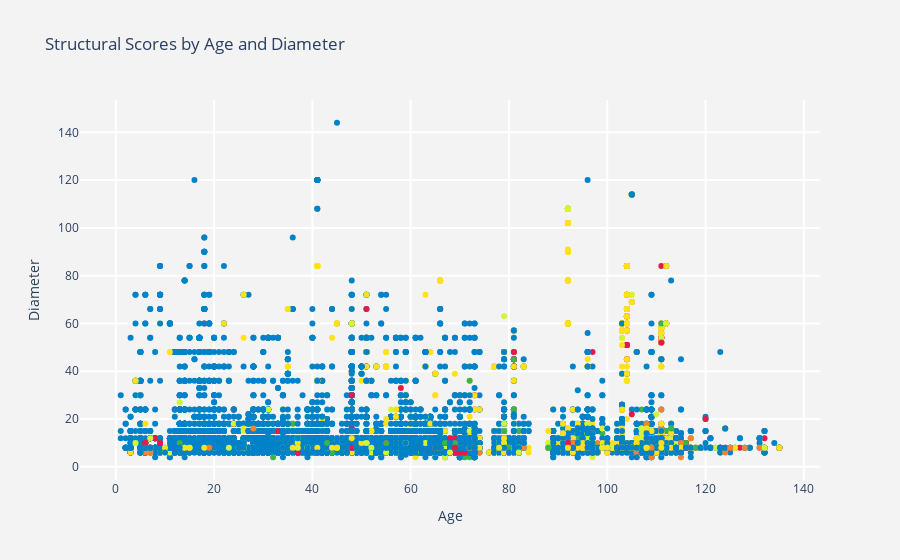

Write notebook code for a chart like this one.
### Code cell
fig = go.Figure()

#Structural Score distribution:
fig.add_trace(go.Scatter(
    x=vis_bubb2['AGE'], y=vis_bubb2['DIAMETER'],
    mode='markers',
    marker=dict(color=colorlist)
    ))

fig.update_layout(
    title='Structural Scores by Age and Diameter',
    xaxis=dict(
        title='Age',
        gridcolor='white',
        gridwidth=2,
    ),
    yaxis=dict(
        title='Diameter',
        gridcolor='white',
        gridwidth=2,
    ),
    paper_bgcolor='rgb(243, 243, 243)',
    plot_bgcolor='rgb(243, 243, 243)',
)

fig.show()

### Figure 1 — Plotly figure (JSON) as saved in the notebook; plotly's stock layout.template omitted (floating-point values rounded to 4 significant figures; data arrays with more than 128 entries replaced by an {"elided": "..."} marker saying what was removed)
{"data": [{"marker": {"color": {"elided": "20365 str values"}}, "mode": "markers", "type": "scatter", "x": {"elided": "20365 int values"}, "y": {"elided": "20365 int values"}}], "layout": {"paper_bgcolor": "rgb(243, 243, 243)", "plot_bgcolor": "rgb(243, 243, 243)", "title": {"text": "Structural Scores by Age and Diameter"}, "xaxis": {"gridcolor": "white", "gridwidth": 2, "title": {"text": "Age"}}, "yaxis": {"gridcolor": "white", "gridwidth": 2, "title": {"text": "Diameter"}}}}
